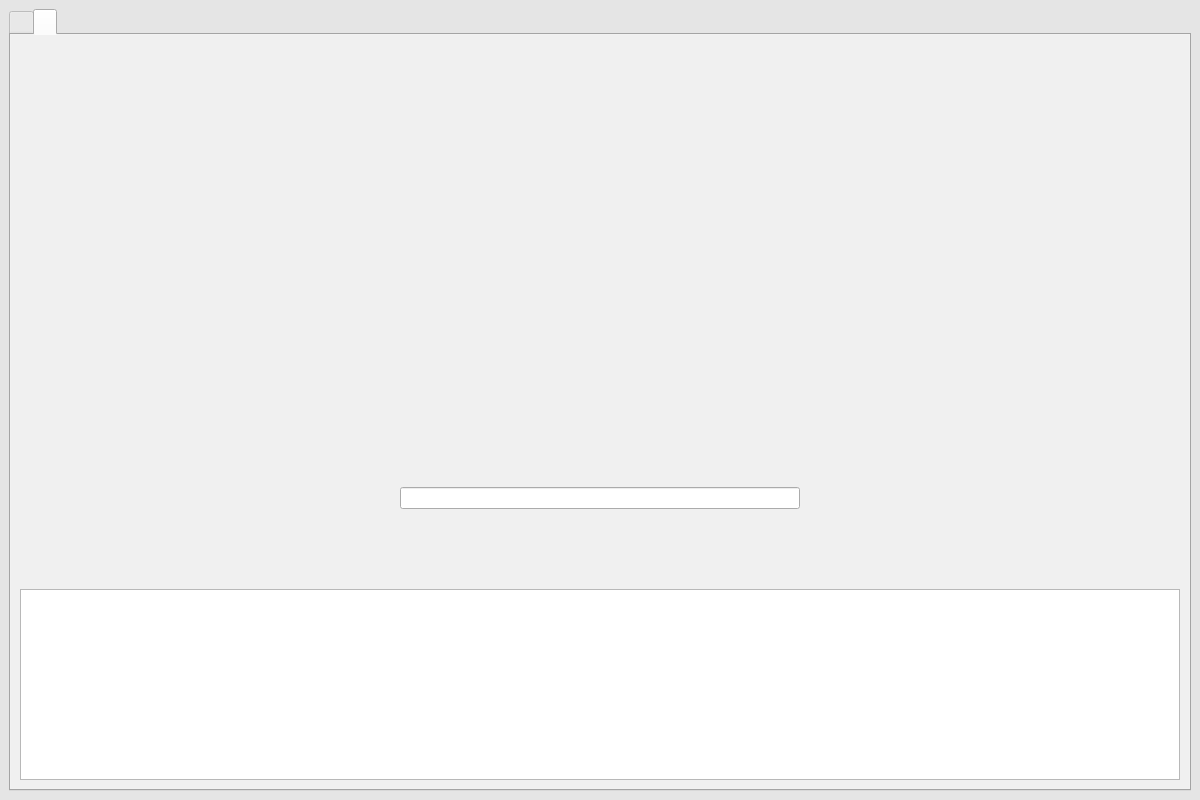
<?xml version="1.0" encoding="UTF-8"?>
<ui version="4.0">
 <class>MainWindow</class>
 <widget class="QMainWindow" name="MainWindow">
  <property name="geometry">
   <rect>
    <x>0</x>
    <y>0</y>
    <width>1200</width>
    <height>800</height>
   </rect>
  </property>
  <property name="sizePolicy">
   <sizepolicy hsizetype="Preferred" vsizetype="Preferred">
    <horstretch>0</horstretch>
    <verstretch>0</verstretch>
   </sizepolicy>
  </property>
  <property name="focusPolicy">
   <enum>Qt::NoFocus</enum>
  </property>
  <property name="windowTitle">
   <string>MainWindow</string>
  </property>
  <property name="styleSheet">
   <string notr="true">QMainWindow{
background: rgb(229, 229, 229);
padding: 0 0px;
border-radius: 0;
margin: 0;
border-width: 0px;
}</string>
  </property>
  <property name="tabShape">
   <enum>QTabWidget::Rounded</enum>
  </property>
  <widget class="QWidget" name="centralwidget">
   <property name="styleSheet">
    <string notr="true">QCentralWidget {
padding: 0 0;
border-radius: 0;
margin: 0 0;
}</string>
   </property>
   <layout class="QHBoxLayout" name="horizontalLayout">
    <item>
     <widget class="QTabWidget" name="tabWidget">
      <property name="sizePolicy">
       <sizepolicy hsizetype="MinimumExpanding" vsizetype="MinimumExpanding">
        <horstretch>0</horstretch>
        <verstretch>0</verstretch>
       </sizepolicy>
      </property>
      <property name="minimumSize">
       <size>
        <width>762</width>
        <height>498</height>
       </size>
      </property>
      <property name="cursor">
       <cursorShape>PointingHandCursor</cursorShape>
      </property>
      <property name="focusPolicy">
       <enum>Qt::NoFocus</enum>
      </property>
      <property name="contextMenuPolicy">
       <enum>Qt::DefaultContextMenu</enum>
      </property>
      <property name="styleSheet">
       <string notr="true">QTabWidget {
background: rgb(229, 229, 229);
padding: 0 0;
margin: 0 0;
}</string>
      </property>
      <property name="currentIndex">
       <number>1</number>
      </property>
      <widget class="QWidget" name="tabWidgetPage1">
       <property name="cursor">
        <cursorShape>ArrowCursor</cursorShape>
       </property>
       <attribute name="title">
        <string/>
       </attribute>
       <layout class="QHBoxLayout" name="horizontalLayout_4">
        <item>
         <widget class="QSplitter" name="splitter">
          <property name="sizePolicy">
           <sizepolicy hsizetype="MinimumExpanding" vsizetype="MinimumExpanding">
            <horstretch>0</horstretch>
            <verstretch>0</verstretch>
           </sizepolicy>
          </property>
          <property name="styleSheet">
           <string notr="true">QSplitter {
border-radius: 0;
padding:0;
}</string>
          </property>
          <property name="orientation">
           <enum>Qt::Horizontal</enum>
          </property>
          <widget class="QWidget" name="verticalLayoutWidget">
           <layout class="QVBoxLayout" name="verticalLayout_3">
            <item>
             <widget class="QLabel" name="label">
              <property name="sizePolicy">
               <sizepolicy hsizetype="Preferred" vsizetype="Preferred">
                <horstretch>0</horstretch>
                <verstretch>0</verstretch>
               </sizepolicy>
              </property>
              <property name="minimumSize">
               <size>
                <width>100</width>
                <height>100</height>
               </size>
              </property>
              <property name="text">
               <string>Corpus file:</string>
              </property>
             </widget>
            </item>
            <item>
             <widget class="QTableView" name="filesView">
              <property name="sizePolicy">
               <sizepolicy hsizetype="Preferred" vsizetype="MinimumExpanding">
                <horstretch>0</horstretch>
                <verstretch>0</verstretch>
               </sizepolicy>
              </property>
             </widget>
            </item>
            <item>
             <widget class="QTableView" name="tableView_2">
              <property name="sizePolicy">
               <sizepolicy hsizetype="Preferred" vsizetype="MinimumExpanding">
                <horstretch>0</horstretch>
                <verstretch>0</verstretch>
               </sizepolicy>
              </property>
              <property name="maximumSize">
               <size>
                <width>16777215</width>
                <height>70</height>
               </size>
              </property>
             </widget>
            </item>
            <item>
             <layout class="QHBoxLayout" name="horizontalLayout_3">
              <property name="leftMargin">
               <number>10</number>
              </property>
              <property name="topMargin">
               <number>10</number>
              </property>
              <property name="bottomMargin">
               <number>20</number>
              </property>
              <item>
               <widget class="QPushButton" name="pushButton">
                <property name="sizePolicy">
                 <sizepolicy hsizetype="MinimumExpanding" vsizetype="Fixed">
                  <horstretch>0</horstretch>
                  <verstretch>0</verstretch>
                 </sizepolicy>
                </property>
                <property name="cursor">
                 <cursorShape>PointingHandCursor</cursorShape>
                </property>
                <property name="text">
                 <string>Add files</string>
                </property>
               </widget>
              </item>
              <item>
               <widget class="QPushButton" name="pushButton_3">
                <property name="sizePolicy">
                 <sizepolicy hsizetype="Preferred" vsizetype="Fixed">
                  <horstretch>0</horstretch>
                  <verstretch>0</verstretch>
                 </sizepolicy>
                </property>
                <property name="cursor">
                 <cursorShape>PointingHandCursor</cursorShape>
                </property>
                <property name="text">
                 <string>Delete files</string>
                </property>
               </widget>
              </item>
             </layout>
            </item>
           </layout>
          </widget>
          <widget class="QWidget" name="verticalLayoutWidget_2">
           <layout class="QVBoxLayout" name="verticalLayout_4">
            <item>
             <widget class="QLabel" name="label_3">
              <property name="sizePolicy">
               <sizepolicy hsizetype="Minimum" vsizetype="Minimum">
                <horstretch>0</horstretch>
                <verstretch>0</verstretch>
               </sizepolicy>
              </property>
              <property name="minimumSize">
               <size>
                <width>0</width>
                <height>50</height>
               </size>
              </property>
              <property name="maximumSize">
               <size>
                <width>16777215</width>
                <height>50</height>
               </size>
              </property>
              <property name="text">
               <string>Choose settings:</string>
              </property>
             </widget>
            </item>
            <item>
             <layout class="QHBoxLayout" name="horizontalLayout_5">
              <item>
               <widget class="QSpinBox" name="gramBox">
                <property name="maximumSize">
                 <size>
                  <width>150</width>
                  <height>16777215</height>
                 </size>
                </property>
               </widget>
              </item>
              <item>
               <widget class="QLabel" name="label_5">
                <property name="minimumSize">
                 <size>
                  <width>10</width>
                  <height>0</height>
                 </size>
                </property>
                <property name="maximumSize">
                 <size>
                  <width>250</width>
                  <height>16777215</height>
                 </size>
                </property>
                <property name="text">
                 <string>-grams</string>
                </property>
               </widget>
              </item>
              <item>
               <widget class="QLabel" name="label_6">
                <property name="maximumSize">
                 <size>
                  <width>350</width>
                  <height>16777215</height>
                 </size>
                </property>
                <property name="text">
                 <string>Number of suggestions:</string>
                </property>
               </widget>
              </item>
              <item>
               <widget class="QSpinBox" name="wordsBox">
                <property name="maximumSize">
                 <size>
                  <width>150</width>
                  <height>16777215</height>
                 </size>
                </property>
               </widget>
              </item>
             </layout>
            </item>
            <item>
             <layout class="QHBoxLayout" name="horizontalLayout_2">
              <item>
               <widget class="QLabel" name="label_7">
                <property name="maximumSize">
                 <size>
                  <width>250</width>
                  <height>16777215</height>
                 </size>
                </property>
                <property name="text">
                 <string>Smoothing:</string>
                </property>
               </widget>
              </item>
              <item>
               <widget class="QComboBox" name="smoothingBox">
                <property name="sizePolicy">
                 <sizepolicy hsizetype="MinimumExpanding" vsizetype="Fixed">
                  <horstretch>0</horstretch>
                  <verstretch>0</verstretch>
                 </sizepolicy>
                </property>
                <property name="minimumSize">
                 <size>
                  <width>100</width>
                  <height>0</height>
                 </size>
                </property>
                <property name="maximumSize">
                 <size>
                  <width>150</width>
                  <height>16777215</height>
                 </size>
                </property>
                <property name="currentIndex">
                 <number>-1</number>
                </property>
                <property name="maxCount">
                 <number>16</number>
                </property>
               </widget>
              </item>
              <item>
               <widget class="QLabel" name="label_8">
                <property name="maximumSize">
                 <size>
                  <width>350</width>
                  <height>16777215</height>
                 </size>
                </property>
                <property name="text">
                 <string>Number of threads: </string>
                </property>
               </widget>
              </item>
              <item>
               <widget class="QSpinBox" name="threadBox">
                <property name="minimumSize">
                 <size>
                  <width>150</width>
                  <height>0</height>
                 </size>
                </property>
                <property name="maximumSize">
                 <size>
                  <width>150</width>
                  <height>16777215</height>
                 </size>
                </property>
               </widget>
              </item>
             </layout>
            </item>
            <item alignment="Qt::AlignRight">
             <widget class="QPushButton" name="pushButton_2">
              <property name="sizePolicy">
               <sizepolicy hsizetype="Preferred" vsizetype="Fixed">
                <horstretch>0</horstretch>
                <verstretch>0</verstretch>
               </sizepolicy>
              </property>
              <property name="cursor">
               <cursorShape>PointingHandCursor</cursorShape>
              </property>
              <property name="text">
               <string>Start</string>
              </property>
             </widget>
            </item>
            <item>
             <widget class="QLabel" name="label_2">
              <property name="maximumSize">
               <size>
                <width>16777215</width>
                <height>50</height>
               </size>
              </property>
              <property name="text">
               <string>Scanning statistics</string>
              </property>
             </widget>
            </item>
            <item>
             <widget class="QTableView" name="tableView">
              <property name="sizePolicy">
               <sizepolicy hsizetype="MinimumExpanding" vsizetype="Preferred">
                <horstretch>0</horstretch>
                <verstretch>0</verstretch>
               </sizepolicy>
              </property>
              <property name="minimumSize">
               <size>
                <width>500</width>
                <height>300</height>
               </size>
              </property>
              <property name="styleSheet">
               <string notr="true"/>
              </property>
             </widget>
            </item>
           </layout>
          </widget>
         </widget>
        </item>
       </layout>
      </widget>
      <widget class="QWidget" name="tabWidgetPage2">
       <property name="cursor">
        <cursorShape>ArrowCursor</cursorShape>
       </property>
       <attribute name="title">
        <string/>
       </attribute>
       <layout class="QVBoxLayout" name="verticalLayout_2">
        <item>
         <spacer name="verticalSpacer">
          <property name="orientation">
           <enum>Qt::Vertical</enum>
          </property>
          <property name="sizeHint" stdset="0">
           <size>
            <width>20</width>
            <height>100</height>
           </size>
          </property>
         </spacer>
        </item>
        <item>
         <spacer name="verticalSpacer_4">
          <property name="orientation">
           <enum>Qt::Vertical</enum>
          </property>
          <property name="sizeHint" stdset="0">
           <size>
            <width>20</width>
            <height>40</height>
           </size>
          </property>
         </spacer>
        </item>
        <item alignment="Qt::AlignHCenter">
         <widget class="QLabel" name="label_4">
          <property name="sizePolicy">
           <sizepolicy hsizetype="MinimumExpanding" vsizetype="MinimumExpanding">
            <horstretch>0</horstretch>
            <verstretch>0</verstretch>
           </sizepolicy>
          </property>
          <property name="minimumSize">
           <size>
            <width>200</width>
            <height>200</height>
           </size>
          </property>
          <property name="text">
           <string/>
          </property>
         </widget>
        </item>
        <item>
         <spacer name="verticalSpacer_3">
          <property name="orientation">
           <enum>Qt::Vertical</enum>
          </property>
          <property name="sizeHint" stdset="0">
           <size>
            <width>20</width>
            <height>100</height>
           </size>
          </property>
         </spacer>
        </item>
        <item alignment="Qt::AlignHCenter">
         <widget class="QLineEdit" name="lineEdit">
          <property name="sizePolicy">
           <sizepolicy hsizetype="MinimumExpanding" vsizetype="Fixed">
            <horstretch>0</horstretch>
            <verstretch>0</verstretch>
           </sizepolicy>
          </property>
          <property name="minimumSize">
           <size>
            <width>400</width>
            <height>0</height>
           </size>
          </property>
         </widget>
        </item>
        <item>
         <spacer name="verticalSpacer_2">
          <property name="orientation">
           <enum>Qt::Vertical</enum>
          </property>
          <property name="sizeHint" stdset="0">
           <size>
            <width>20</width>
            <height>75</height>
           </size>
          </property>
         </spacer>
        </item>
        <item>
         <widget class="QListView" name="listView"/>
        </item>
       </layout>
      </widget>
     </widget>
    </item>
   </layout>
  </widget>
  <widget class="QMenuBar" name="menubar">
   <property name="geometry">
    <rect>
     <x>0</x>
     <y>0</y>
     <width>1200</width>
     <height>21</height>
    </rect>
   </property>
  </widget>
 </widget>
 <resources/>
 <connections/>
</ui>
